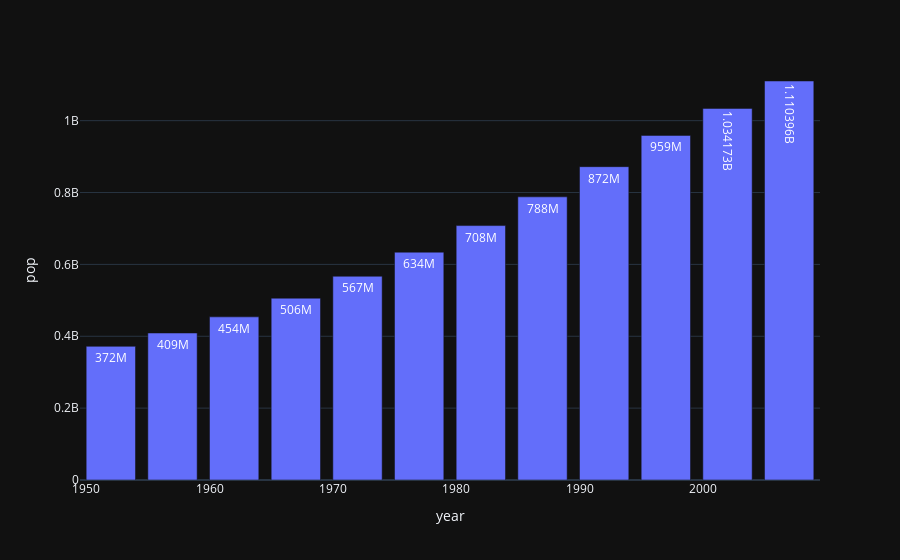

The notebook cell this image was saved under:
### Code cell
#bar chart 
# india's pop over the years
px.bar(india,x='year',y='pop',template='plotly_dark',text='pop',text_auto=True)

### Figure 1 — Plotly figure (JSON) as saved in the notebook; plotly's stock layout.template omitted (floating-point values rounded to 4 significant figures)
{"data": [{"hovertemplate": "year=%{x}<br>pop=%{text}<extra></extra>", "legendgroup": "", "marker": {"color": "#636efa", "pattern": {"shape": ""}}, "name": "", "orientation": "v", "showlegend": false, "text": [372000000.0, 409000000.0, 454000000.0, 506000000.0, 567000000.0, 634000000.0, 708000000.0, 788000000.0, 872000000.0, 959000000.0, 1034000000.0, 1110000000.0], "textposition": "auto", "texttemplate": "%{y}", "type": "bar", "x": [1952, 1957, 1962, 1967, 1972, 1977, 1982, 1987, 1992, 1997, 2002, 2007], "xaxis": "x", "y": [372000000, 409000000, 454000000, 506000000, 567000000, 634000000, 708000000, 788000000, 872000000, 959000000, 1034172547, 1110396331], "yaxis": "y"}], "layout": {"barmode": "relative", "legend": {"tracegroupgap": 0}, "margin": {"t": 60}, "xaxis": {"anchor": "y", "domain": [0, 1], "title": {"text": "year"}}, "yaxis": {"anchor": "x", "domain": [0, 1], "title": {"text": "pop"}}}}
